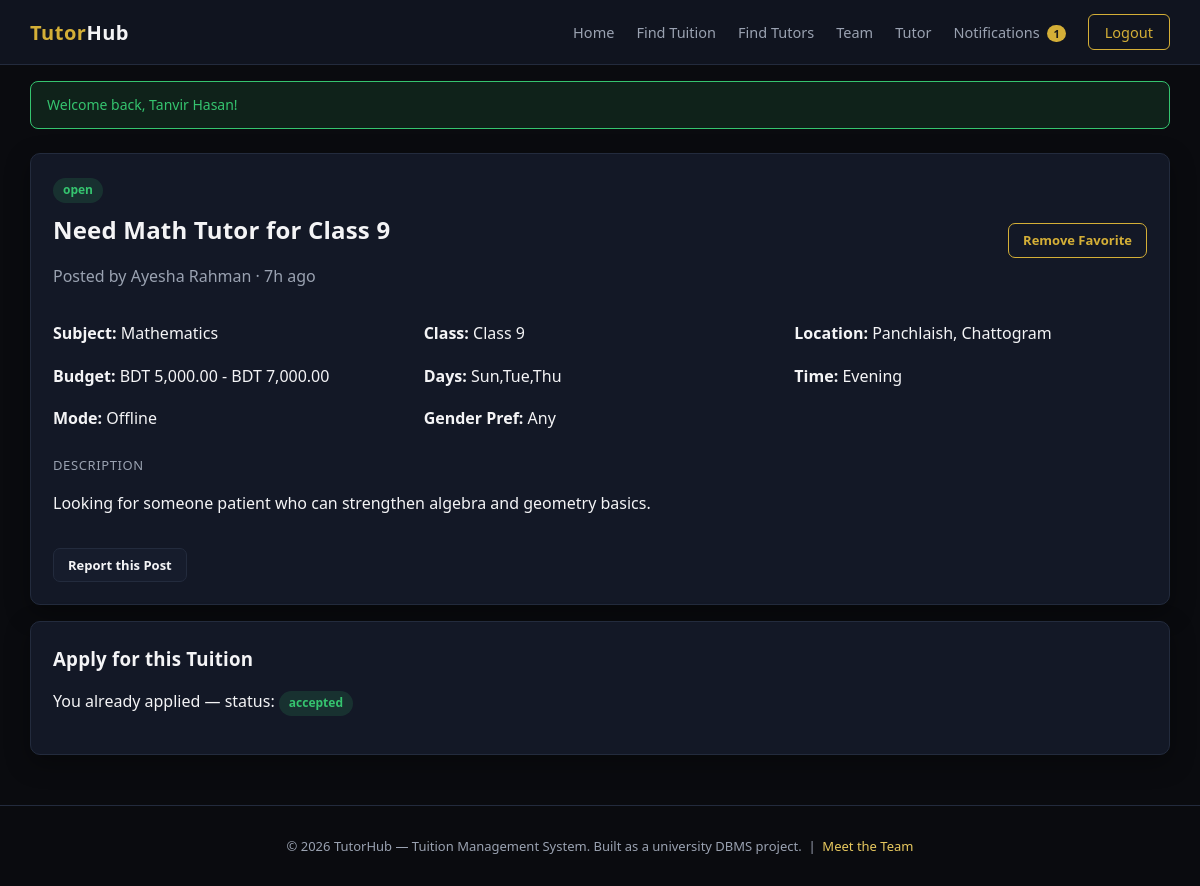
The page /student/view_post.php?id=1 (signed in) on the database its author committed.
### tables this page shows
CREATE TABLE tuition_posts (
    tuition_post_id INT AUTO_INCREMENT PRIMARY KEY,
    student_profile_id INT NOT NULL,
    subject_id INT NOT NULL,
    title VARCHAR(160) NOT NULL,
    class_level VARCHAR(60),
    location VARCHAR(150),
    budget_min DECIMAL(10,2) DEFAULT 0,
    budget_max DECIMAL(10,2) DEFAULT 0,
    preferred_days VARCHAR(100),
    preferred_time VARCHAR(60),
    mode ENUM('online','offline','both') DEFAULT 'offline',
    gender_preference ENUM('any','male','female') DEFAULT 'any',
    description TEXT,
    status ENUM('open','in_progress','completed','closed') NOT NULL DEFAULT 'open',
    created_at TIMESTAMP DEFAULT CURRENT_TIMESTAMP,
    updated_at TIMESTAMP DEFAULT CURRENT_TIMESTAMP ON UPDATE CURRENT_TIMESTAMP,
    CONSTRAINT fk_tup_student FOREIGN KEY (student_profile_id) REFERENCES student_profiles(student_profile_id) ON DELETE CASCADE,
    CONSTRAINT fk_tup_subject FOREIGN KEY (subject_id) REFERENCES subjects(subject_id) ON DELETE RESTRICT,
    INDEX idx_tup_status (status),
    INDEX idx_tup_location (location),
    INDEX idx_tup_budget (budget_min, budget_max),
    INDEX idx_tup_mode (mode)
);

CREATE TABLE users (
    user_id INT AUTO_INCREMENT PRIMARY KEY,
    full_name VARCHAR(120) NOT NULL,
    email VARCHAR(150) NOT NULL UNIQUE,
    password_hash VARCHAR(255) NOT NULL,
    phone VARCHAR(30),
    role ENUM('student','tutor','both','admin') NOT NULL DEFAULT 'student',
    gender ENUM('male','female','other') DEFAULT NULL,
    profile_photo VARCHAR(255) DEFAULT NULL,
    status ENUM('active','suspended') NOT NULL DEFAULT 'active',
    is_verified TINYINT(1) NOT NULL DEFAULT 0,
    created_at TIMESTAMP DEFAULT CURRENT_TIMESTAMP,
    updated_at TIMESTAMP DEFAULT CURRENT_TIMESTAMP ON UPDATE CURRENT_TIMESTAMP,
    INDEX idx_users_role (role),
    INDEX idx_users_status (status)
);

CREATE TABLE subjects (
    subject_id INT AUTO_INCREMENT PRIMARY KEY,
    subject_name VARCHAR(100) NOT NULL UNIQUE,
    category VARCHAR(80),
    created_at TIMESTAMP DEFAULT CURRENT_TIMESTAMP
);

CREATE TABLE applications (
    application_id INT AUTO_INCREMENT PRIMARY KEY,
    tuition_post_id INT NOT NULL,
    tutor_profile_id INT NOT NULL,
    message TEXT,
    proposed_salary DECIMAL(10,2) DEFAULT 0,
    status ENUM('pending','accepted','rejected','withdrawn') NOT NULL DEFAULT 'pending',
    created_at TIMESTAMP DEFAULT CURRENT_TIMESTAMP,
    updated_at TIMESTAMP DEFAULT CURRENT_TIMESTAMP ON UPDATE CURRENT_TIMESTAMP,
    CONSTRAINT fk_app_post FOREIGN KEY (tuition_post_id) REFERENCES tuition_posts(tuition_post_id) ON DELETE CASCADE,
    CONSTRAINT fk_app_tutor FOREIGN KEY (tutor_profile_id) REFERENCES tutor_profiles(tutor_profile_id) ON DELETE CASCADE,
    UNIQUE KEY uq_post_tutor (tuition_post_id, tutor_profile_id),
    INDEX idx_app_status (status)
);

### includes/functions.php (called while the page is built, shortened)
<?php
function e(string $value): string
{
    return htmlspecialchars($value, ENT_QUOTES, 'UTF-8');
}
function timeAgo(string $datetime): string
{
    $diff = time() - strtotime($datetime);
    if ($diff < 86400) return floor($diff / 3600) . 'h ago';
    return date('M j, Y', strtotime($datetime));
}
function money(float $amount): string
{
    return 'BDT ' . number_format($amount, 2);
}

### includes/auth.php (called while the page is built, shortened)
<?php
function currentUser(): ?array
{
    return $_SESSION['user'] ?? null;
}
function hasRole(string $role): bool
{
    $user = currentUser();
    return $user['role'] === $role;
}
function currentTutorProfileId(): ?int
{
    $user = currentUser();
    $stmt = getDB()->prepare('SELECT tutor_profile_id FROM tutor_profiles WHERE user_id = ?');
    $stmt->execute([$user['user_id']]);
    $row = $stmt->fetch();
    return $row ? (int) $row['tutor_profile_id'] : null;
}

### includes/csrf.php (called while the page is built, shortened)
<?php
function csrfToken(): string
{
    return $_SESSION['csrf_token'];
}

### student/view_post.php (the view, shortened to what this page needs)
<?php
$db = getDB();
$id = (int) ($_GET['id'] ?? 0);
$stmt = $db->prepare(
    "SELECT tp.*, s.subject_name, sp.class_level AS profile_class, sp.student_profile_id, u.full_name AS student_name, u.user_id AS student_user_id
     FROM tuition_posts tp
     JOIN subjects s ON s.subject_id = tp.subject_id
     JOIN student_profiles sp ON sp.student_profile_id = tp.student_profile_id
     JOIN users u ON u.user_id = sp.user_id
     WHERE tp.tuition_post_id = ?"
);
$stmt->execute([$id]);
$post = $stmt->fetch();
$user = currentUser();
$isOwner = $user && hasRole('student') && currentStudentProfileId() == $post['student_profile_id'];
$isTutor = $user && hasRole('tutor');
$myTutorProfileId = $isTutor ? currentTutorProfileId() : null;
$myApplication = null;
if ($myTutorProfileId) {
    $s = $db->prepare('SELECT * FROM applications WHERE tuition_post_id = ? AND tutor_profile_id = ?');
    $s->execute([$id, $myTutorProfileId]);
    $myApplication = $s->fetch();
}
$isFavorited = false;
if ($user) {
    $check = $db->prepare('SELECT favorite_id FROM favorites WHERE user_id = ? AND tuition_post_id = ?');
    $check->execute([$user['user_id'], $id]);
    $isFavorited = (bool) $check->fetch();
}
include __DIR__ . '/../includes/header.php';
?>
<div class="container mt-3">
    <div class="card">
        <div class="flex-between">
            <div>
                <span class="badge badge-<?= e($post['status']) ?>"><?= e($post['status']) ?></span>
                <h2 class="mt-1"><?= e($post['title']) ?></h2>
                <p class="text-muted">Posted by <?= e($post['student_name']) ?> &middot; <?= timeAgo($post['created_at']) ?></p>
            </div>
            <?php if ($user && !$isOwner): ?>
                <a href="?id=<?= $id ?>&favorite=1&csrf_token=<?= e(csrfToken()) ?>" class="btn btn-outline btn-sm"><?= $isFavorited ? 'Remove Favorite' : 'Save to Favorites' ?></a>
            <?php endif; ?>
        </div>
        <div class="grid grid-3 mt-2">
            <div><strong>Subject:</strong> <?= e($post['subject_name']) ?></div>
            <div><strong>Class:</strong> <?= e($post['class_level']) ?></div>
            <div><strong>Location:</strong> <?= e($post['location']) ?></div>
            <div><strong>Budget:</strong> <?= money($post['budget_min']) ?> - <?= money($post['budget_max']) ?></div>
            <div><strong>Days:</strong> <?= e($post['preferred_days'] ?: 'Flexible') ?></div>
            <div><strong>Time:</strong> <?= e($post['preferred_time'] ?: 'Flexible') ?></div>
            <div><strong>Mode:</strong> <?= ucfirst(e($post['mode'])) ?></div>
            <div><strong>Gender Pref:</strong> <?= ucfirst(e($post['gender_preference'])) ?></div>
        </div>
        <div class="section-title">Description</div>
        <p><?= nl2br(e($post['description'])) ?></p>
        <?php if ($user): ?>
        <a href="<?= BASE_URL ?>/reports/submit_report.php?post_id=<?= $id ?>" class="btn btn-secondary btn-sm mt-2">Report this Post</a>
        <?php endif; ?>
    </div>
    <?php if ($isTutor && !$isOwner): ?>
    <div class="card mt-2">
        <h3>Apply for this Tuition</h3>
        <?php if ($myApplication): ?>
            <p>You already applied — status: <span class="badge badge-<?= e($myApplication['status']) ?>"><?= e($myApplication['status']) ?></span></p>
        <?php elseif ($post['status'] !== 'open'): ?>
            <p class="text-muted">This post is no longer open for applications.</p>
        <?php endif; ?>
    </div>
    <?php elseif (!$user): ?>
        <div class="card mt-2 text-muted">Please <a href="<?= BASE_URL ?>/auth/login.php">log in as a tutor</a> to apply for this tuition.</div>
    <?php endif; ?>
</div>
<?php include __DIR__ . '/../includes/footer.php'; ?>

### assets/css/style.css (style rules this page uses)
:root { --bg-black: #0a0b0f; --bg-navy: #10141f; --bg-navy-light: #161c2c; --bg-card: #131826; --border-subtle: #232b3d; --gold: #d4af37; --gold-light: #e8c95f; --text-white: #f4f4f6; --text-muted: #9aa2b1; --danger: #e5484d; --success: #35c46f; --warning: #f0a83c; --radius: 10px; --shadow: 0 8px 24px rgba(0,0,0,0.35); }
* { box-sizing: border-box; }
body { margin: 0; font-family: 'Segoe UI', 'Inter', Roboto, Arial, sans-serif; background: var(--bg-black); color: var(--text-white); line-height: 1.55; }
a { color: var(--gold-light); text-decoration: none; }
h1, h2, h3, h4 { font-weight: 600; letter-spacing: 0.2px; margin: 0 0 12px; }
.container { max-width: 1180px; margin: 0 auto; padding: 0 20px; }
.btn { display: inline-block; padding: 10px 22px; border-radius: 7px; border: none; font-size: 14.5px; font-weight: 600; cursor: pointer; transition: 0.15s ease; }
.btn-outline { background: transparent; border: 1px solid var(--gold); color: var(--gold); }
.btn-secondary { background: var(--bg-navy-light); color: var(--text-white); border: 1px solid var(--border-subtle); }
.btn-sm { padding: 6px 14px; font-size: 13px; }
.card { background: var(--bg-card); border: 1px solid var(--border-subtle); border-radius: var(--radius); padding: 22px; box-shadow: var(--shadow); }
.card + .card { margin-top: 16px; }
.grid { display: grid; gap: 18px; }
.grid-3 { grid-template-columns: repeat(3, 1fr); }
.badge { display: inline-block; padding: 3px 10px; border-radius: 20px; font-size: 12px; font-weight: 600; }
.badge-open, .badge-active, .badge-accepted, .badge-paid, .badge-present, .badge-completed, .badge-resolved { background: rgba(53,196,111,0.15); color: var(--success); }
.text-muted { color: var(--text-muted); }
.flex-between { display: flex; align-items: center; justify-content: space-between; gap: 10px; flex-wrap: wrap; }
.mt-1 { margin-top: 8px; }
.mt-2 { margin-top: 16px; }
.mt-3 { margin-top: 24px; }
.section-title { font-size: 13px; text-transform: uppercase; letter-spacing: 0.6px; color: var(--text-muted); margin: 24px 0 10px; }

### rows shown on the page
tuition_posts: status "open", title "Need Math Tutor for Class 9", users.full_name "Ayesha Rahman", created_at "7h ago", subject.subject_name "Mathematics", class_level "Class 9", location "Panchlaish, Chattogram", budget_min "BDT 5,000.00", budget_max "BDT 7,000.00", preferred_days "Sun,Tue,Thu", preferred_time "Evening", mode "Offline", gender_preference "Any", description "Looking for someone patient who can strengthen algebra and geometry basics."
applications: status "accepted"

### other values the page prints
$c "1"
$f['message'] "Welcome back, Tanvir Hasan!"
